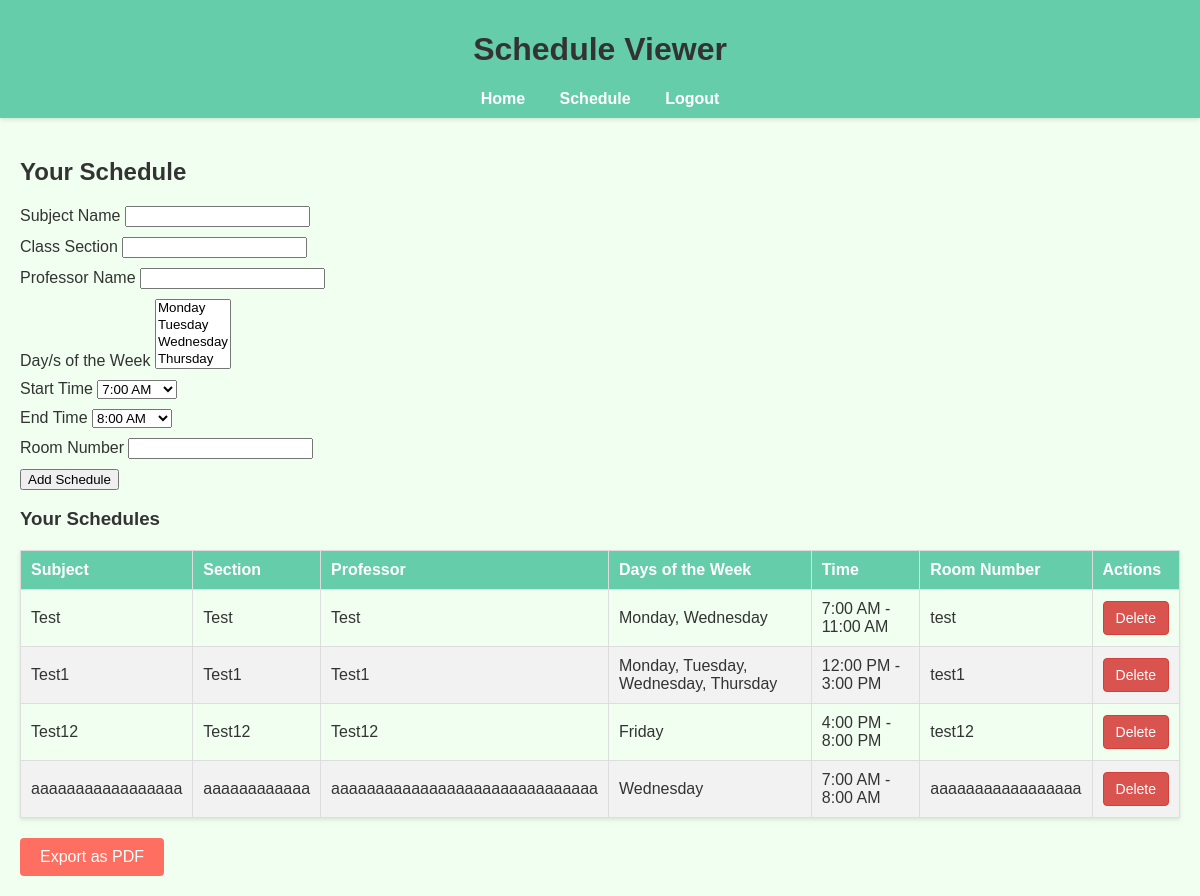
/schedule (signed in), run on the app's committed database.
### models/schedule.py (models this page shows)
class Schedule(db.Model):
    id = db.Column(db.Integer, primary_key=True)
    user_id = db.Column(db.Integer, db.ForeignKey('user.id'), nullable=False)
    subject_name = db.Column(db.String(80), nullable=False)
    class_section = db.Column(db.String(80), nullable=False)
    professor_name = db.Column(db.String(80), nullable=False)
    day_week = db.Column(db.JSON, nullable=False)
    start_time = db.Column(db.String(80), nullable=False)
    end_time = db.Column(db.String(80), nullable=False)
    room_number = db.Column(db.String(80), nullable=False)

### app.py (the view, shortened to what this page needs)
@app.route('/schedule', methods=['GET', 'POST'])
@login_required
def schedule():
    form = ScheduleForm()
    schedules = Schedule.query.filter_by(user_id=current_user.id).all()
    return render_template('schedule.html', form=form, schedules=schedules)

### app.py (called while the page is built)
@login_manager.user_loader
def load_user(user_id):
    return User.query.get(int(user_id))

### templates/schedule.html (shortened to what this page needs)
{% extends "base.html" %}
{% block content %}
<h2>Your Schedule</h2>
<form method="POST">
    <div>
        {{ form.subject_name.label }} {{ form.subject_name() }}
    </div>
    <div>
        {{ form.class_section.label }} {{ form.class_section() }}
    </div>
    <div>
        {{ form.professor_name.label }} {{ form.professor_name() }}
    </div>
    <div>
        {{ form.day_week.label }} {{ form.day_week() }}
    </div>
    <div>
        {{ form.start_time.label }} {{ form.start_time() }}
    </div>
    <div>
        {{ form.end_time.label }} {{ form.end_time() }}
    </div>
    <div>
        {{ form.room_number.label }} {{ form.room_number() }}
    </div>
    <div>
        {{ form.submit() }}
    </div>
</form>
<h3>Your Schedules</h3>
<table>
    <thead>
        <tr>
            <th>Subject</th>
            <th>Section</th>
            <th>Professor</th>
            <th>Days of the Week</th>
            <th>Time</th>
            <th>Room Number</th>
            <th>Actions</th>
        </tr>
    </thead>
    <tbody>
        {% for schedule in schedules %}
        <tr>
            <td>{{ schedule.subject_name }}</td>
            <td>{{ schedule.class_section }}</td>
            <td>{{ schedule.professor_name }}</td>
            <td>{{ ', '.join(schedule.day_week) }}</td>
            <td>{{ schedule.start_time }} - {{ schedule.end_time }}</td>
            <td>{{ schedule.room_number }}</td>
            <td>
                <form action="{{ url_for('delete_schedule', schedule_id=schedule.id) }}" method="POST">
                    <button type="submit" class="btn btn-danger">Delete</button>
                </form>
            </td>
        </tr>
        {% endfor %}
    </tbody>
</table>
<div class="export-buttons">
    <a href="{{ url_for('export_pdf') }}"><button class="pdf">Export as PDF</button></a>
</div>
{% endblock %}

### templates/base.html (shortened to what this page needs)
<!DOCTYPE html>
<html lang="en">
<head>
    <link rel="stylesheet" href="{{ url_for('static', filename='css/styles.css') }}">
</head>
<body>
    <header>
        <h1>Schedule Viewer</h1>
        <nav>
            <a href="{{ url_for('index') }}">Home</a>
            {% if current_user.is_authenticated %}
                <a href="{{ url_for('schedule') }}">Schedule</a>
                <a href="{{ url_for('logout') }}">Logout</a>
            {% else %}
                <a href="{{ url_for('login') }}">Login</a>
                <a href="{{ url_for('signup') }}">Sign Up</a>
            {% endif %}
        </nav>
    </header>
    <main>
        {% block content %}{% endblock %}
    </main>
</body>
</html>

### static/css/styles.css (style rules this page uses)
body { font-family: 'Arial', sans-serif; background-color: #f0fff0; color: #333; margin: 0; padding: 0; }
.btn { display: inline-block; padding: 6px 12px; margin-bottom: 0; font-size: 14px; font-weight: 400; line-height: 1.42857143; text-align: center; white-space: nowrap; vertical-align: middle; cursor: pointer; border: 1px solid transparent; border-radius: 4px; }
.btn-danger { color: #fff; background-color: #d9534f; border-color: #d43f3a; }
header { background-color: #66cdaa; padding: 10px; text-align: center; box-shadow: 0 2px 4px rgba(0, 0, 0, 0.1); }
nav a { margin: 0 15px; color: #fff; text-decoration: none; font-weight: bold; transition: color 0.3s ease; }
main { padding: 20px; }
form div { margin: 10px 0; }
table { width: 100%; border-collapse: collapse; margin-top: 20px; box-shadow: 0 2px 4px rgba(0, 0, 0, 0.1); }
table, th, td { border: 1px solid #ddd; }
th, td { padding: 10px; text-align: left; }
th { background-color: #66cdaa; color: #fff; }
tr:nth-child(even) { background-color: #f2f2f2; }
.export-buttons { margin-top: 20px; }
.export-buttons button { margin-right: 10px; padding: 10px 20px; font-size: 16px; border: none; border-radius: 4px; cursor: pointer; transition: background-color 0.3s ease; }
.export-buttons button.pdf { background-color: #ff6f61; color: #fff; }

### data on the page
Schedule: subject_name "Test", class_section "Test", professor_name "Test", day_week "Monday, Wednesday", start_time "7:00 AM", end_time "11:00 AM", room_number "test"
Schedule: subject_name "Test1", class_section "Test1", professor_name "Test1", day_week "Monday, Tuesday, Wednesday, Thursday", start_time "12:00 PM", end_time "3:00 PM", room_number "test1"
Schedule: subject_name "Test12", class_section "Test12", professor_name "Test12", day_week "Friday", start_time "4:00 PM", end_time "8:00 PM", room_number "test12"
Schedule: subject_name "aaaaaaaaaaaaaaaaa", class_section "aaaaaaaaaaaa", professor_name "aaaaaaaaaaaaaaaaaaaaaaaaaaaaaa", day_week "Wednesday", start_time "7:00 AM", end_time "8:00 AM", room_number "aaaaaaaaaaaaaaaaa"
